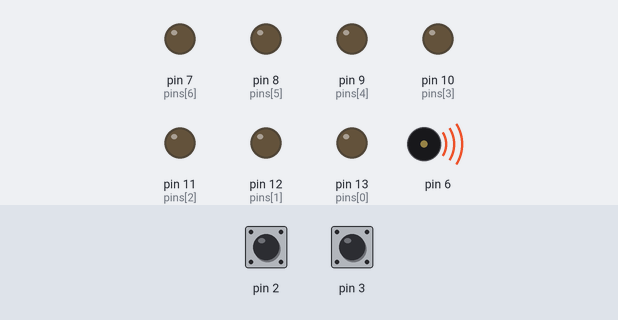
Simulated run of this sketch. Board: Arduino Uno, built with avr-gcc and run on an emulated ATmega328P. Shown: output pins drawn as LEDs (lit = HIGH), buzzer (waves = sounding). Inputs (shaded band) come from the test bench; at power-on: pin 2 HIGH, pin 3 HIGH.

Above: at 1.2 s.
1.3 s: pin 2 pulled LOW for 1 s
At 2.31 s:
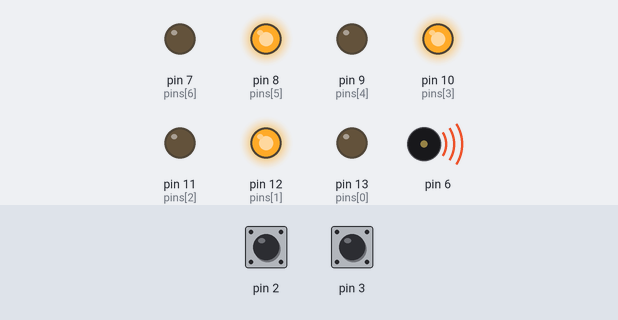
4.8 s: pin 2 pulled LOW for 3.2 s
At 8.65 s:
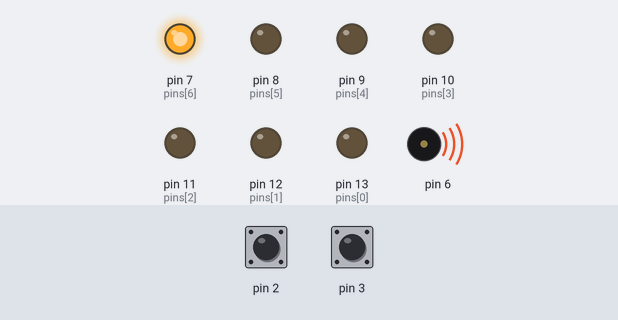
16.2 s: pin 3 pulled LOW for 3.2 s
At 17.14 s:
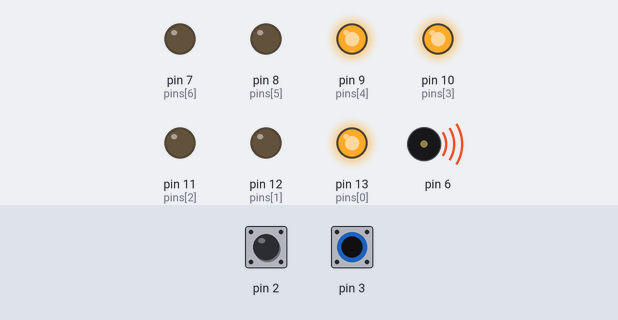
Timing chart, 0 to 36.0 s (numbered marks = the images above; inputs shaded):
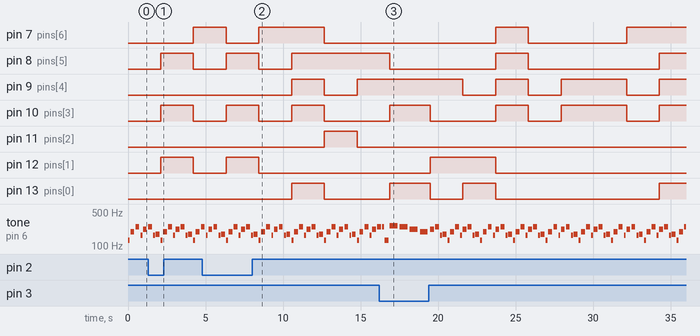

Measured:
- after the input at 1.3 s, pin 9 (pins[4]), pin 13 (pins[0]): stays LOW (without the input it goes to HIGH after 0.81 s); pin 11 (pins[2]): stays LOW (without the input it goes to HIGH after 2.9 s); pin 12 (pins[1]): LOW → HIGH after 0.81 s, → LOW 2.1 s later
- after the input at 4.8 s, pin 7 (pins[6]): HIGH → LOW after 1.5 s instead of 3.6 s; pin 10 (pins[3]): LOW → HIGH after 5.8 s, → LOW 2.1 s later; pin 12 (pins[1]): LOW → HIGH after 1.5 s instead of 10.0 s
- after the input at 16.2 s, pin 11 (pins[2]): stays LOW (without the input it goes to HIGH after 19.7 s)
- by itself, tone on pin 6: plays 247 Hz for 0.13 s, 131 Hz for 0.25 s, 262 Hz for 0.50 s, 247 Hz for 0.50 s, 220 Hz for 0.50 s, 196 Hz for 0.50 s … (69 notes in this stretch)

The sketch:

muti3.ino
```cpp
#define c3 131
#define d3 147
#define e3 165
#define f3 175
#define g3 196
#define a3 220
#define b3 247
#define c4 262
byte pins[7]={13,12,11,10,9,8,7};
byte show[10][7]={
  {0,0,0,0,0,0,1},
  {1,0,0,1,1,1,1},
  {0,0,1,0,0,1,0},
  {0,0,0,0,1,1,0},
  {1,0,0,1,1,0,0},
  {0,1,0,0,1,0,0},
  {1,1,0,0,0,0,0},
  {0,0,0,1,1,1,1},
  {0,0,0,0,0,0,0},
  {0,0,0,1,1,0,0},
  };
int melody1[]={
  c3,g3,b3,e3,a3,b3,e3,f3
  };
int melody2[]={
  c4,b3,a3,g3,g3,a3,b3,c3
  };
int nds1[]={
  8,4,4,8,4,4,8,4
  };
int nds2[]={
  2,2,2,2,8,4,8,4
  };
int tn=0,nd=0;
long previousT=0,presentT=0,pbn=0;
void setup() {
for(byte i=0;i<7;++i){
  pinMode(pins[i],OUTPUT);
  }
   pinMode(6,OUTPUT);
   pinMode(2,INPUT_PULLUP);
   pinMode(3,INPUT_PULLUP);
}
void checktoplay(){
  presentT=millis();
  if(presentT-previousT>=2000){
    if(digitalRead(2)==0){
      tn-=1;
      }
    else{tn+=1;}

    if(tn>9){
      tn=-1;
      previousT=millis();
     }
     else{
      for(byte j=0;j<7;j++){
    digitalWrite(pins[j],show[tn][j]);
      }
      previousT=millis();
      }
    }
  }
void loop() {
  for(byte i=0;i<8;i++){
   if(digitalRead(3)==0){
     nd=1000/nds2[i];
     tone(6,melody2[i],nd);
     checktoplay();
   delay(nd*1.3);
    }
   else{
    nd=1000/nds1[i];
    tone(6,melody1[i],nd);
     checktoplay();
   delay(nd*1.3);
    }
   }
}
```
